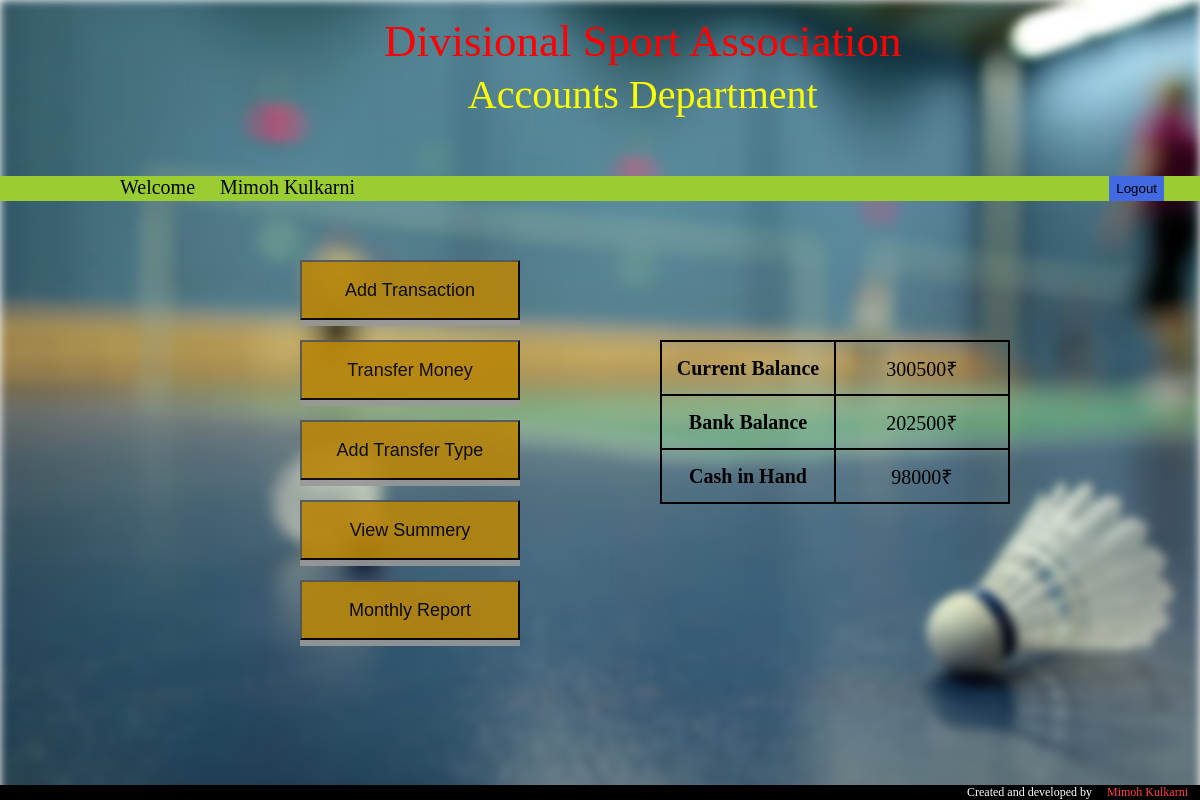
/accbal.php (signed in), run on the app's committed database.
### tables this page shows
CREATE TABLE `accounts_bal` (
  `id` int(10) NOT NULL,
  `cl_bal` int(10) NOT NULL,
  `bank_bal` int(10) NOT NULL,
  `cih` int(10) NOT NULL
);

### header.php (called while the page is built, shortened)
<?php
if (empty($_SESSION['upfno'])){
    session_destroy();
    header("location:home.php");
}
else $upfno = $_SESSION['upfno'];
function calculate($result_bal){
    $final_bal = 0;
    $final_bank_bal = 0;
    $final_cih_bal = 0;
    while ($row_bal = mysqli_fetch_array($result_bal)) {
        if ($row_bal['tr_dw_type'] == "1") {
            if ($row_bal['cb_type'] == "1") {
                $final_bal = $final_bal + $row_bal['amount'];
                $final_cih_bal = $final_cih_bal + $row_bal['amount'];
            }
            elseif ($row_bal['cb_type'] == "0"){
                $final_bal = $final_bal + $row_bal['amount'];
                $final_bank_bal = $final_bank_bal + $row_bal['amount'];
            }
            else{
                $final_cih_bal = $final_cih_bal - $row_bal['amount'];
                $final_bank_bal = $final_bank_bal + $row_bal['amount'];
            }
        }
        else{
            if ($row_bal['cb_type'] == "1") {
                $final_bal = $final_bal - $row_bal['amount'];
                $final_cih_bal = $final_cih_bal - $row_bal['amount'];
            }
            elseif ($row_bal['cb_type'] == "0"){
                $final_bal = $final_bal - $row_bal['amount'];
                $final_bank_bal = $final_bank_bal - $row_bal['amount'];
            }
            else{
                $final_cih_bal = $final_cih_bal + $row_bal['amount'];
                $final_bank_bal = $final_bank_bal - $row_bal['amount'];
            }
        }
    }
    return array('final_bal'=>$final_bal,'final_bank_bal'=>$final_bank_bal,'final_cih_bal'=>$final_cih_bal);
}
?>

### get_bal.php (called while the page is built, shortened)
<?php
require("header.php");
$sql_ebal = "SELECT `amount`, `tr_dw_type`, `cb_type` FROM `accounts_tr` WHERE YEAR(`tr_date`) = '".date("Y")."'";
$result_ebal = mysqli_query($linkId,$sql_ebal);
$arr_bal = calculate($result_ebal);
$sql_bal = "SELECT * FROM `accounts_bal` WHERE `id` = '".date("Y")."'";
$result_bal = mysqli_query($linkId,$sql_bal);
if (mysqli_affected_rows($linkId) == 1){
    while ($row_bal = mysqli_fetch_array($result_bal)){
        $cl_bal = $row_bal['cl_bal'] + $arr_bal['final_bal'];
        $bank_bal = $row_bal['bank_bal'] + $arr_bal['final_bank_bal'];
        $cih_bal = $row_bal['cih'] + $arr_bal['final_cih_bal'];
    }
}
else echo "<script>alert('Error/Tampering found. Contact Admin')";
?>

### accbal.php (the view, shortened to what this page needs)
<?php
require("dbconnect.php");
include("get_bal.php");
$sql_pf = "SELECT * FROM admininfo WHERE pfno = '".$upfno."'";
$result_pf = mysqli_query($linkId,$sql_pf);
while($row_pf = mysqli_fetch_array($result_pf)){
    $uname = $row_pf['name'];
}
?>
<!DOCTYPE html>
<html>
<head>
</head>
<body>
<form action="accbal.php" method="post">
    <div class="body"></div>
    <div class="header"><div>Divisional Sport Association<br><span>Accounts Department</span></div></div>
    <div class="hbar">
        <span>Welcome &emsp;<?php echo $uname; ?></span>
        <div><input type="submit" value="Logout" name="btnlogout"></div>
    </div>
    <div class="home">
        <input type="submit" value="Add Transaction" name="btnadd"><br>
        <input type="submit" value="Transfer Money" name="btntransfer"><br>
        <input type="submit" value="Add Transfer Type" name="btntransfertype"><br>
        <input type="submit" value="View Summery" name="btnsumm"><br>
        <input type="submit" value="Monthly Report" name="btnmreports">
    </div>
    <div class="sumtable">
        <table>
            <tr>
                <th>Current Balance</th>
                <td><?php echo $cl_bal;?>₹</td>
            </tr>
            <tr>
                <th>Bank Balance</th>
                <td><?php echo $bank_bal;?>₹</td>
            </tr>
            <tr>
                <th>Cash in Hand</th>
                <td><?php echo $cih_bal;?>₹</td>
            </tr>
        </table>
    </div>
    <div class="footer">
        <label>Created and developed by &emsp;</label><span style="color: #FF4646; ">Mimoh Kulkarni&emsp;</span>
    </div>
</form>
</body>
</html>

### accbal.php (style rules this page uses)
body { margin: 0; padding: 0; background: #fff; color: #fff; font-size: 12px; }
.body { position: absolute; width: 100%; height: 100%; background-image: url(bg6.jpg); background-size: cover; -webkit-filter: blur(5px); z-index: 0; }
.header { text-align: center; position: absolute; top: 0; z-index: 1; left: 50%; margin-left: -18%; margin-top: 15px; }
.header div { float: left; color: red; font-size: 45px; font-weight: 200; }
.header div span { color: yellow; font-size: 40px; }
.hbar { position: absolute; top: 22%; width: 100%; color: black; background-color: yellowgreen; z-index: 2; height: 25px; }
.hbar span { color: black; padding-left: 10%; font-size: 20px; }
.hbar div { float: right; margin-right: 3%; background-color: royalblue; height: 100%; }
.hbar div input[type=submit] { height: 100%; background: royalblue; border: 1px solid royalblue; cursor: pointer; color: black; }
.home { position: absolute; top: calc(30%); left: calc(25%); width: auto; color: black; z-index: 2; }
.home input[type=submit] { height: 60px; width: 220px; font-size: 18px; background: darkgoldenrod; color: black; margin-top: 20px; cursor: pointer; opacity: 0.9; box-shadow: 0 6px #999; }
.sumtable { position: absolute; top: calc(40% + 20px); left: calc(55%); width: auto; color: black; z-index: 2; font-size: 20px; }
.sumtable table,th,td { border: 2px solid black; border-collapse: collapse; border-spacing: 20px; text-align: center; width: 350px; }
.sumtable th,td { height: 50px; width: 50%; }
.footer { position: fixed; left: 0; bottom: 0; width: 100%; background-color:black; text-align: right; }

### data on the page
accounts_bal: cl_bal "300500", bank_bal "202500", cih "98000"

### other printed values
$uname "Mimoh Kulkarni"
